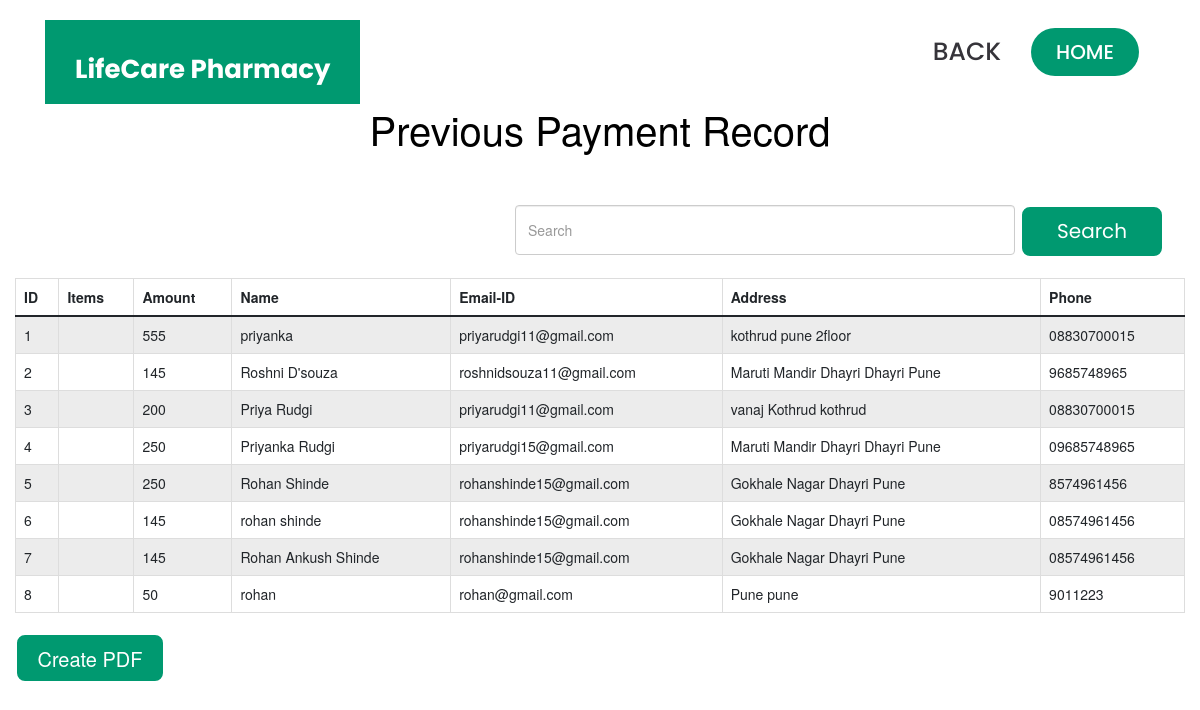
The page /PReport on the database its author committed.
### home/models.py (models this page shows)
class Orders(models.Model):
    order_id = models.AutoField(primary_key=True)
    items_json = models.CharField(max_length=5000)
    amount = models.IntegerField( default=0)
    name = models.CharField(max_length=90)
    email = models.CharField(max_length=111)
    address = models.CharField(max_length=111)
    city = models.CharField(max_length=111)
    state = models.CharField(max_length=111)
    zip_code = models.CharField(max_length=111)
    phone = models.CharField(max_length=111, default="")

### home/views.py (the view)
# urls.py: path('PReport',views.PReport, name='PReport'),
def PReport(request):
    display = Orders.objects.all()
    return render(request,"PReport.html",{'Orders':display} )

### templates/PReport.html (shortened to what this page needs)
<!DOCTYPE html>
<html lang="en">
<head>
  <link href="static/assets/vendor/aos/aos.css" rel="stylesheet">
  <link href="static/assets/vendor/bootstrap/css/bootstrap.min.css" rel="stylesheet">
  <link href="static/assets/vendor/bootstrap-icons/bootstrap-icons.css" rel="stylesheet">
  <link href="static/assets/vendor/boxicons/css/boxicons.min.css" rel="stylesheet">
  <link href="static/assets/vendor/glightbox/css/glightbox.min.css" rel="stylesheet">
  <link href="static/assets/vendor/remixicon/remixicon.css" rel="stylesheet">
  <link href="static/assets/vendor/swiper/swiper-bundle.min.css" rel="stylesheet">
  <link href="static/assets/css/style.css" rel="stylesheet">
<link href="//netdna.bootstrapcdn.com/bootstrap/3.0.3/css/bootstrap.min.css" rel="stylesheet" id="bootstrap-css">
 </head>
 <body>
  <header id="header" class="fixed-top d-flex align-items-center">
    <div class="container">
      <div class="header-container d-flex align-items-center justify-content-between">
        <div class="logo">
          <h1 class="text-light"><a href="index.html"><span>LifeCare Pharmacy</span></a></h1>
        </div>
        <nav id="navbar" class="navbar" >
          <ul>
            <li><a class="nav-link scrollto" href="/pharmadashboard" style=" font-size:25px;">Back</a></li>
            <li><a class="getstarted scrollto" href="/" style=" font-size:20px;"> Home</a></li>
          </ul>
        </nav>
      </div>
    </div>
  </header>
<br><br><br><br>
<br><div style="padding-bottom: 18px; font-size : 40px; text-align : center;color:black; background-color: ">Previous Payment Record</div></br>
<div style="margin-top:10px" class="form-group">
                                    <div class="col-sm-12 controls">
<form method="get" action="/search5" class="d-flex">
        <input name="q" id="q" class="form-control me-2" type="search5" placeholder="Search" aria-label="Search5"style=" margin-left:500px; width:500px; height:50px;">
        <button class="btn btn-outline-primary" type="submit" style=" color:#fff;">Search</button>
      </form></div>
<div class="container-fluid">
   <div class="row">
        <div class="col-md-12">
            <table class="table table-bordered table-striped table-hover">
                <thead class="thead-dark">
                    <tr>
                        <th>ID</th>
                        <th>Items</th>
                        <th>Amount</th>
                        <th>Name</th>
                        <th>Email-ID</th>
                        <th>Address</th>
                        <th>Phone</th>
                    </tr>
                </thead>
                <tbody>
                    {% for display in Orders %}
                        <tr>
                            <td>{{display.order_id}}</td>
                            <td>{{display.items_json}}</td>
                            <td>{{display.amount}}</td>
                            <td>{{display.name}}</td>
                            <td>{{display.email}}</td>
                            <td>{{display.address}}</td>
                            <td>{{display.phone}}</td>
                            </tr>
                    {% endfor%}
                </tbody>
            </table>
                    <a  href="/Paypdf"><input type="submit"value ="Create PDF" style=" border: 2px solid #fff; padding: 10px 20px;
  transition: 0.5s; width:150px; height:50px; background:#009970; border-radius: 10px; font-size:20px; color:#fff;"></a>
        </div>
    </div>
</div>

### static/assets/css/style.css (style rules this page uses)
body { font-family: "Open Sans", sans-serif; color: #444444; }
a { color: #009970; text-decoration: none; }
h1, h2, h3, h4, h5, h6 { font-family: "Raleway", sans-serif; }
#header { transition: all 0.5s; z-index: 997; transition: all 0.5s; top: 20px; }
#header .header-container { background: #fff; }
#header .logo { overflow: hidden; padding: 16px 30px 12px 30px; background: #009970; }
#header .logo h1 { font-size: 26px; padding: 0; line-height: 1; font-weight: 700; font-family: "Poppins", sans-serif; }
#header .logo h1 a, #header .logo h1 a:hover { color: #fff; text-decoration: none; }
.navbar { padding: 0; }
.navbar ul { margin: 0; padding: 0; display: flex; list-style: none; align-items: center; }
.navbar li { position: relative; }
.navbar a { display: flex; align-items: center; justify-content: space-between; padding: 10px 0 10px 30px; color: #36343a; transition: 0.3s; font-size: 13px; font-weight: 500; text-transform: uppercase; font-family: "Poppins", sans-serif; white-space: nowrap; transition: 0.3s; }
.navbar .getstarted { background: #009970; padding: 10px 25px; margin-left: 30px; margin-right: 15px; border-radius: 50px; color: #fff; }

### templates/PReport.html (style rules this page uses)
button[type="submit"] { font-family: "Poppins", sans-serif; background: #009970; border:2px solid #fff; padding: 10px 35px; transition: 0.5s; border-radius: ; color: #fff; align: center; font-size: 20px; border-radius: 10px; }

### rows shown on the page
Orders: order_id "1", amount "555", name "priyanka", email "priyarudgi11@gmail.com", address "kothrud pune 2floor", phone "08830700015"
Orders: order_id "2", amount "145", name "Roshni D'souza", email "roshnidsouza11@gmail.com", address "Maruti Mandir Dhayri Dhayri Pune", phone "9685748965"
Orders: order_id "3", amount "200", name "Priya Rudgi", email "priyarudgi11@gmail.com", address "vanaj Kothrud kothrud", phone "08830700015"
Orders: order_id "4", amount "250", name "Priyanka Rudgi", email "priyarudgi15@gmail.com", address "Maruti Mandir Dhayri Dhayri Pune", phone "09685748965"
Orders: order_id "5", amount "250", name "Rohan Shinde", email "rohanshinde15@gmail.com", address "Gokhale Nagar Dhayri Pune", phone "8574961456"
Orders: order_id "6", amount "145", name "rohan shinde", email "rohanshinde15@gmail.com", address "Gokhale Nagar Dhayri Pune", phone "08574961456"
Orders: order_id "7", amount "145", name "Rohan Ankush Shinde", email "rohanshinde15@gmail.com", address "Gokhale Nagar Dhayri Pune", phone "08574961456"
Orders: order_id "8", amount "50", name "rohan", email "rohan@gmail.com", address "Pune pune", phone "9011223"
